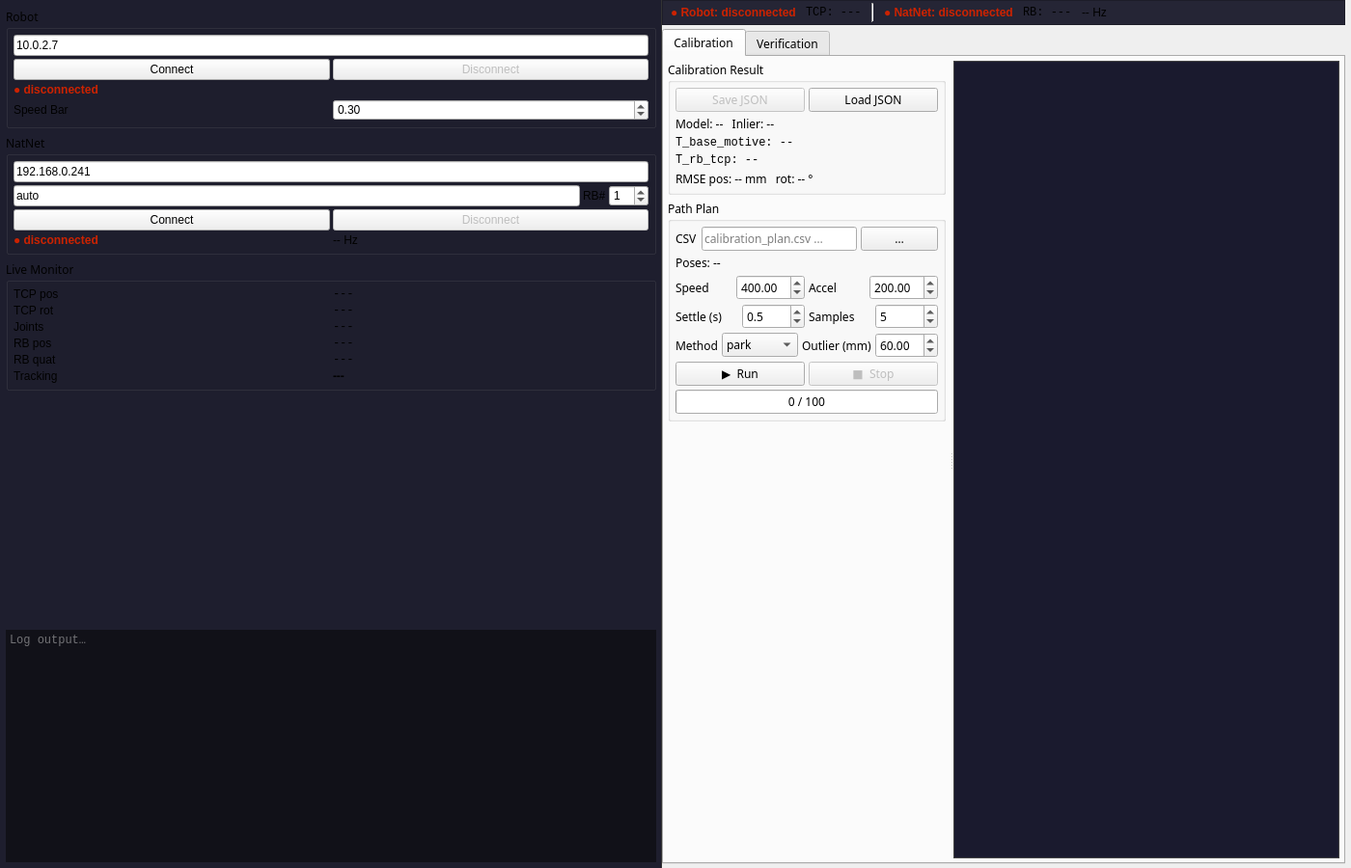
<?xml version="1.0" encoding="UTF-8"?>
<ui version="4.0">
 <author>IAE</author>
 <class>MainWindow</class>
 <widget class="QMainWindow" name="MainWindow">

  <property name="geometry">
   <rect><x>0</x><y>0</y><width>1400</width><height>900</height></rect>
  </property>
  <property name="font">
   <font><family>NanumSquare</family></font>
  </property>
  <property name="windowTitle">
   <string>Verify Cobot</string>
  </property>

  <widget class="QWidget" name="centralwidget">

   <!-- ══ Root: sidebar | main ══ -->
   <layout class="QHBoxLayout" name="layout_root">
    <property name="spacing"><number>0</number></property>
    <property name="leftMargin"><number>0</number></property>
    <property name="topMargin"><number>0</number></property>
    <property name="rightMargin"><number>0</number></property>
    <property name="bottomMargin"><number>0</number></property>

    <!-- ══════════════════════════════════════════
         PERMANENT SIDEBAR  (Robot + NatNet + Monitor)
         ══════════════════════════════════════════ -->
    <item>
     <widget class="QWidget" name="panel_sidebar">
      <property name="minimumWidth"><number>250</number></property>
      <property name="maximumWidth"><number>290</number></property>
      <property name="styleSheet">
       <string>QWidget#panel_sidebar { background: #1e1e2e; border-right: 1px solid #333; }</string>
      </property>

      <layout class="QVBoxLayout" name="vl_sidebar">
       <property name="spacing"><number>6</number></property>
       <property name="leftMargin"><number>6</number></property>
       <property name="topMargin"><number>8</number></property>
       <property name="rightMargin"><number>6</number></property>
       <property name="bottomMargin"><number>6</number></property>

       <!-- Robot Connection -->
       <item>
        <widget class="QGroupBox" name="grp_robot">
         <property name="title"><string>Robot</string></property>
         <layout class="QVBoxLayout" name="vl_robot">
          <property name="spacing"><number>3</number></property>
          <property name="leftMargin"><number>5</number></property>
          <property name="topMargin"><number>5</number></property>
          <property name="rightMargin"><number>5</number></property>
          <property name="bottomMargin"><number>5</number></property>

          <item>
           <widget class="QLineEdit" name="edit_robot_ip">
            <property name="text"><string>10.0.2.7</string></property>
            <property name="placeholderText"><string>Robot IP</string></property>
           </widget>
          </item>

          <item>
           <layout class="QHBoxLayout">
            <item>
             <widget class="QPushButton" name="btn_robot_connect">
              <property name="text"><string>Connect</string></property>
             </widget>
            </item>
            <item>
             <widget class="QPushButton" name="btn_robot_disconnect">
              <property name="text"><string>Disconnect</string></property>
              <property name="enabled"><bool>false</bool></property>
             </widget>
            </item>
           </layout>
          </item>

          <item>
           <widget class="QLabel" name="lbl_robot_status">
            <property name="text"><string>● disconnected</string></property>
            <property name="styleSheet"><string>color: #cc2200; font-weight: bold;</string></property>
           </widget>
          </item>

          <item>
           <layout class="QHBoxLayout">
            <item><widget class="QLabel"><property name="text"><string>Speed Bar</string></property></widget></item>
            <item>
             <widget class="QDoubleSpinBox" name="spin_speed_bar">
              <property name="minimum"><double>0.01</double></property>
              <property name="maximum"><double>1.0</double></property>
              <property name="singleStep"><double>0.05</double></property>
              <property name="decimals"><number>2</number></property>
              <property name="value"><double>0.30</double></property>
             </widget>
            </item>
           </layout>
          </item>

         </layout>
        </widget>
       </item>

       <!-- NatNet Connection -->
       <item>
        <widget class="QGroupBox" name="grp_natnet">
         <property name="title"><string>NatNet</string></property>
         <layout class="QVBoxLayout" name="vl_natnet">
          <property name="spacing"><number>3</number></property>
          <property name="leftMargin"><number>5</number></property>
          <property name="topMargin"><number>5</number></property>
          <property name="rightMargin"><number>5</number></property>
          <property name="bottomMargin"><number>5</number></property>

          <item>
           <widget class="QLineEdit" name="edit_natnet_server">
            <property name="text"><string>192.168.0.241</string></property>
            <property name="placeholderText"><string>Server IP</string></property>
           </widget>
          </item>

          <item>
           <layout class="QHBoxLayout">
            <item>
             <widget class="QLineEdit" name="edit_natnet_client">
              <property name="text"><string>auto</string></property>
              <property name="placeholderText"><string>Client IP</string></property>
             </widget>
            </item>
            <item><widget class="QLabel"><property name="text"><string>RB#</string></property></widget></item>
            <item>
             <widget class="QSpinBox" name="spin_rb_id">
              <property name="minimum"><number>0</number></property>
              <property name="maximum"><number>99</number></property>
              <property name="value"><number>1</number></property>
              <property name="maximumWidth"><number>50</number></property>
             </widget>
            </item>
           </layout>
          </item>

          <item>
           <layout class="QHBoxLayout">
            <item>
             <widget class="QPushButton" name="btn_natnet_connect">
              <property name="text"><string>Connect</string></property>
             </widget>
            </item>
            <item>
             <widget class="QPushButton" name="btn_natnet_disconnect">
              <property name="text"><string>Disconnect</string></property>
              <property name="enabled"><bool>false</bool></property>
             </widget>
            </item>
           </layout>
          </item>

          <item>
           <layout class="QHBoxLayout">
            <item>
             <widget class="QLabel" name="lbl_natnet_status">
              <property name="text"><string>● disconnected</string></property>
              <property name="styleSheet"><string>color: #cc2200; font-weight: bold;</string></property>
             </widget>
            </item>
            <item>
             <widget class="QLabel" name="lbl_natnet_fps">
              <property name="text"><string>-- Hz</string></property>
             </widget>
            </item>
           </layout>
          </item>

         </layout>
        </widget>
       </item>

       <!-- Live Monitor -->
       <item>
        <widget class="QGroupBox" name="grp_monitor">
         <property name="title"><string>Live Monitor</string></property>
         <layout class="QGridLayout" name="grid_monitor">
          <property name="spacing"><number>3</number></property>
          <property name="leftMargin"><number>5</number></property>
          <property name="topMargin"><number>5</number></property>
          <property name="rightMargin"><number>5</number></property>
          <property name="bottomMargin"><number>5</number></property>

          <item row="0" column="0">
           <widget class="QLabel"><property name="text"><string>TCP pos</string></property></widget>
          </item>
          <item row="0" column="1">
           <widget class="QLabel" name="lbl_tcp_pos">
            <property name="text"><string>---</string></property>
            <property name="font"><font><family>Courier New</family><pointsize>9</pointsize></font></property>
           </widget>
          </item>

          <item row="1" column="0">
           <widget class="QLabel"><property name="text"><string>TCP rot</string></property></widget>
          </item>
          <item row="1" column="1">
           <widget class="QLabel" name="lbl_tcp_rot">
            <property name="text"><string>---</string></property>
            <property name="font"><font><family>Courier New</family><pointsize>9</pointsize></font></property>
           </widget>
          </item>

          <item row="2" column="0">
           <widget class="QLabel"><property name="text"><string>Joints</string></property></widget>
          </item>
          <item row="2" column="1">
           <widget class="QLabel" name="lbl_joints">
            <property name="text"><string>---</string></property>
            <property name="font"><font><family>Courier New</family><pointsize>9</pointsize></font></property>
           </widget>
          </item>

          <item row="3" column="0">
           <widget class="QLabel"><property name="text"><string>RB pos</string></property></widget>
          </item>
          <item row="3" column="1">
           <widget class="QLabel" name="lbl_rb_pos">
            <property name="text"><string>---</string></property>
            <property name="font"><font><family>Courier New</family><pointsize>9</pointsize></font></property>
           </widget>
          </item>

          <item row="4" column="0">
           <widget class="QLabel"><property name="text"><string>RB quat</string></property></widget>
          </item>
          <item row="4" column="1">
           <widget class="QLabel" name="lbl_rb_quat">
            <property name="text"><string>---</string></property>
            <property name="font"><font><family>Courier New</family><pointsize>9</pointsize></font></property>
           </widget>
          </item>

          <item row="5" column="0">
           <widget class="QLabel"><property name="text"><string>Tracking</string></property></widget>
          </item>
          <item row="5" column="1">
           <widget class="QLabel" name="lbl_rb_tracking">
            <property name="text"><string>---</string></property>
            <property name="styleSheet"><string>font-weight: bold;</string></property>
           </widget>
          </item>

         </layout>
        </widget>
       </item>

       <!-- Vertical spacer -->
       <item>
        <spacer>
         <property name="orientation"><enum>Qt::Vertical</enum></property>
         <property name="sizeHint" stdset="0"><size><width>20</width><height>40</height></size></property>
        </spacer>
       </item>

       <!-- Log panel -->
       <item>
        <widget class="QPlainTextEdit" name="log_panel">
         <property name="readOnly"><bool>true</bool></property>
         <property name="placeholderText"><string>Log output…</string></property>
         <property name="font"><font><family>Courier New</family><pointsize>9</pointsize></font></property>
         <property name="styleSheet">
          <string>QPlainTextEdit { background: #111118; color: #d4d4d4; border: none; }</string>
         </property>
        </widget>
       </item>

      </layout>
     </widget>
    </item>

    <!-- ══════════════════════════════════════════
         MAIN AREA  (status strip + tabs)
         ══════════════════════════════════════════ -->
    <item>
     <layout class="QVBoxLayout" name="vl_main">
      <property name="spacing"><number>4</number></property>
      <property name="leftMargin"><number>0</number></property>
      <property name="topMargin"><number>0</number></property>
      <property name="rightMargin"><number>6</number></property>
      <property name="bottomMargin"><number>4</number></property>

      <!-- ── Global status strip ── -->
      <item>
       <widget class="QFrame" name="frame_status_bar">
        <property name="frameShape"><enum>QFrame::StyledPanel</enum></property>
        <property name="maximumHeight"><number>28</number></property>
        <property name="styleSheet">
         <string>QFrame#frame_status_bar { background: #252535; border-bottom: 1px solid #444; }</string>
        </property>
        <layout class="QHBoxLayout" name="hl_status_bar">
         <property name="spacing"><number>10</number></property>
         <property name="leftMargin"><number>8</number></property>
         <property name="topMargin"><number>2</number></property>
         <property name="rightMargin"><number>8</number></property>
         <property name="bottomMargin"><number>2</number></property>

         <item>
          <widget class="QLabel" name="lbl_hdr_robot_status">
           <property name="text"><string>● Robot: disconnected</string></property>
           <property name="styleSheet"><string>color: #cc2200; font-weight: bold;</string></property>
          </widget>
         </item>
         <item>
          <widget class="QLabel" name="lbl_hdr_tcp">
           <property name="text"><string>TCP: ---</string></property>
           <property name="font"><font><family>Courier New</family><pointsize>9</pointsize></font></property>
          </widget>
         </item>

         <item>
          <widget class="QFrame">
           <property name="frameShape"><enum>QFrame::VLine</enum></property>
           <property name="frameShadow"><enum>QFrame::Sunken</enum></property>
          </widget>
         </item>

         <item>
          <widget class="QLabel" name="lbl_hdr_natnet_status">
           <property name="text"><string>● NatNet: disconnected</string></property>
           <property name="styleSheet"><string>color: #cc2200; font-weight: bold;</string></property>
          </widget>
         </item>
         <item>
          <widget class="QLabel" name="lbl_hdr_rb_pos">
           <property name="text"><string>RB: ---</string></property>
           <property name="font"><font><family>Courier New</family><pointsize>9</pointsize></font></property>
          </widget>
         </item>
         <item>
          <widget class="QLabel" name="lbl_hdr_natnet_fps">
           <property name="text"><string>-- Hz</string></property>
          </widget>
         </item>

         <item>
          <spacer>
           <property name="orientation"><enum>Qt::Horizontal</enum></property>
           <property name="sizeHint" stdset="0"><size><width>40</width><height>20</height></size></property>
          </spacer>
         </item>
        </layout>
       </widget>
      </item>

      <!-- ── Tab widget ── -->
      <item>
       <widget class="QTabWidget" name="tab_widget">
        <property name="currentIndex"><number>0</number></property>

        <!-- ─────────────────────────────────────────
             TAB 1 · Calibration
             ─────────────────────────────────────────
             순서: Result(Save/Load) → Path Plan(Run)
             ───────────────────────────────────────── -->
        <widget class="QWidget" name="tab_calibration">
         <attribute name="title"><string>Calibration</string></attribute>
         <layout class="QVBoxLayout" name="vl_calib_tab">
          <property name="spacing"><number>0</number></property>
          <property name="leftMargin"><number>4</number></property>
          <property name="topMargin"><number>4</number></property>
          <property name="rightMargin"><number>4</number></property>
          <property name="bottomMargin"><number>4</number></property>

          <item>
           <widget class="QSplitter" name="splitter_calib">
            <property name="orientation"><enum>Qt::Horizontal</enum></property>

            <!-- Left control panel -->
            <widget class="QWidget" name="panel_calib_left">
             <property name="minimumWidth"><number>300</number></property>
             <property name="maximumWidth"><number>380</number></property>
             <layout class="QVBoxLayout" name="vl_calib_left">
              <property name="spacing"><number>5</number></property>
              <property name="leftMargin"><number>0</number></property>
              <property name="topMargin"><number>0</number></property>
              <property name="rightMargin"><number>4</number></property>
              <property name="bottomMargin"><number>0</number></property>

              <!-- ① Calibration Result (Save / Load JSON 먼저) -->
              <item>
               <widget class="QGroupBox" name="grp_calib_result">
                <property name="title"><string>Calibration Result</string></property>
                <layout class="QVBoxLayout" name="vl_calib_result">
                 <property name="spacing"><number>4</number></property>
                 <property name="leftMargin"><number>5</number></property>
                 <property name="topMargin"><number>5</number></property>
                 <property name="rightMargin"><number>5</number></property>
                 <property name="bottomMargin"><number>5</number></property>

                 <item>
                  <layout class="QHBoxLayout">
                   <item>
                    <widget class="QPushButton" name="btn_save_calib">
                     <property name="text"><string>Save JSON</string></property>
                     <property name="enabled"><bool>false</bool></property>
                    </widget>
                   </item>
                   <item>
                    <widget class="QPushButton" name="btn_load_calib">
                     <property name="text"><string>Load JSON</string></property>
                    </widget>
                   </item>
                  </layout>
                 </item>

                 <item>
                  <widget class="QLabel" name="lbl_calib_model">
                   <property name="text"><string>Model: --   Inlier: --</string></property>
                  </widget>
                 </item>

                 <item>
                  <widget class="QLabel" name="lbl_calib_t_base_motive">
                   <property name="text"><string>T_base_motive: --</string></property>
                   <property name="font"><font><family>Courier New</family><pointsize>9</pointsize></font></property>
                   <property name="wordWrap"><bool>true</bool></property>
                  </widget>
                 </item>

                 <item>
                  <widget class="QLabel" name="lbl_calib_t_rb_tcp">
                   <property name="text"><string>T_rb_tcp: --</string></property>
                   <property name="font"><font><family>Courier New</family><pointsize>9</pointsize></font></property>
                   <property name="wordWrap"><bool>true</bool></property>
                  </widget>
                 </item>

                 <item>
                  <widget class="QLabel" name="lbl_calib_rmse">
                   <property name="text"><string>RMSE pos: -- mm   rot: -- °</string></property>
                  </widget>
                 </item>

                </layout>
               </widget>
              </item>

              <!-- ② Path Plan + Run -->
              <item>
               <widget class="QGroupBox" name="grp_path_plan">
                <property name="title"><string>Path Plan</string></property>
                <layout class="QVBoxLayout" name="vl_path_plan">
                 <property name="spacing"><number>4</number></property>
                 <property name="leftMargin"><number>5</number></property>
                 <property name="topMargin"><number>5</number></property>
                 <property name="rightMargin"><number>5</number></property>
                 <property name="bottomMargin"><number>5</number></property>

                 <item>
                  <layout class="QHBoxLayout">
                   <item><widget class="QLabel"><property name="text"><string>CSV</string></property></widget></item>
                   <item>
                    <widget class="QLineEdit" name="edit_calib_csv">
                     <property name="readOnly"><bool>true</bool></property>
                     <property name="placeholderText"><string>calibration_plan.csv …</string></property>
                    </widget>
                   </item>
                   <item>
                    <widget class="QPushButton" name="btn_browse_calib_csv">
                     <property name="text"><string>…</string></property>
                     <property name="maximumWidth"><number>32</number></property>
                    </widget>
                   </item>
                  </layout>
                 </item>

                 <item>
                  <widget class="QLabel" name="lbl_pose_count">
                   <property name="text"><string>Poses: --</string></property>
                  </widget>
                 </item>

                 <item>
                  <layout class="QHBoxLayout">
                   <item><widget class="QLabel"><property name="text"><string>Speed</string></property></widget></item>
                   <item>
                    <widget class="QDoubleSpinBox" name="spin_calib_speed">
                     <property name="maximum"><double>2000.0</double></property>
                     <property name="singleStep"><double>50.0</double></property>
                     <property name="value"><double>400.0</double></property>
                    </widget>
                   </item>
                   <item><widget class="QLabel"><property name="text"><string>Accel</string></property></widget></item>
                   <item>
                    <widget class="QDoubleSpinBox" name="spin_calib_accel">
                     <property name="maximum"><double>4000.0</double></property>
                     <property name="singleStep"><double>50.0</double></property>
                     <property name="value"><double>200.0</double></property>
                    </widget>
                   </item>
                  </layout>
                 </item>

                 <item>
                  <layout class="QHBoxLayout">
                   <item><widget class="QLabel"><property name="text"><string>Settle (s)</string></property></widget></item>
                   <item>
                    <widget class="QDoubleSpinBox" name="spin_settle_time">
                     <property name="minimum"><double>0.1</double></property>
                     <property name="maximum"><double>10.0</double></property>
                     <property name="singleStep"><double>0.1</double></property>
                     <property name="decimals"><number>1</number></property>
                     <property name="value"><double>0.5</double></property>
                    </widget>
                   </item>
                   <item><widget class="QLabel"><property name="text"><string>Samples</string></property></widget></item>
                   <item>
                    <widget class="QSpinBox" name="spin_sample_count">
                     <property name="minimum"><number>1</number></property>
                     <property name="maximum"><number>30</number></property>
                     <property name="value"><number>5</number></property>
                    </widget>
                   </item>
                  </layout>
                 </item>

                 <item>
                  <layout class="QHBoxLayout">
                   <item><widget class="QLabel"><property name="text"><string>Method</string></property></widget></item>
                   <item>
                    <widget class="QComboBox" name="cbx_handeye_method">
                     <item><property name="text"><string>park</string></property></item>
                     <item><property name="text"><string>tsai</string></property></item>
                     <item><property name="text"><string>horaud</string></property></item>
                     <item><property name="text"><string>andreff</string></property></item>
                     <item><property name="text"><string>daniilidis</string></property></item>
                    </widget>
                   </item>
                   <item><widget class="QLabel"><property name="text"><string>Outlier (mm)</string></property></widget></item>
                   <item>
                    <widget class="QDoubleSpinBox" name="spin_outlier_mm">
                     <property name="minimum"><double>0.0</double></property>
                     <property name="maximum"><double>500.0</double></property>
                     <property name="singleStep"><double>5.0</double></property>
                     <property name="value"><double>60.0</double></property>
                    </widget>
                   </item>
                  </layout>
                 </item>

                 <item>
                  <layout class="QHBoxLayout">
                   <item>
                    <widget class="QPushButton" name="btn_run_calib">
                     <property name="text"><string>▶  Run</string></property>
                    </widget>
                   </item>
                   <item>
                    <widget class="QPushButton" name="btn_stop_calib">
                     <property name="text"><string>■  Stop</string></property>
                     <property name="enabled"><bool>false</bool></property>
                    </widget>
                   </item>
                  </layout>
                 </item>

                 <item>
                  <widget class="QProgressBar" name="progress_calib">
                   <property name="value"><number>0</number></property>
                   <property name="textVisible"><bool>true</bool></property>
                   <property name="format"><string>%v / %m</string></property>
                  </widget>
                 </item>

                </layout>
               </widget>
              </item>

              <item>
               <spacer name="spacer_calib_left_v">
                <property name="orientation"><enum>Qt::Vertical</enum></property>
                <property name="sizeHint" stdset="0"><size><width>20</width><height>10</height></size></property>
               </spacer>
              </item>

             </layout>
            </widget>
            <!-- End left panel -->

            <!-- Right: 3D trajectory plot -->
            <widget class="QWidget" name="widget_calib_plot">
             <property name="sizePolicy">
              <sizepolicy hsizetype="Expanding" vsizetype="Expanding">
               <horstretch>1</horstretch>
               <verstretch>1</verstretch>
              </sizepolicy>
             </property>
             <property name="minimumSize">
              <size><width>400</width><height>300</height></size>
             </property>
             <property name="styleSheet">
              <string>QWidget#widget_calib_plot { background: #1a1a2e; border: 1px solid #444; }</string>
             </property>
             <layout class="QVBoxLayout" name="vl_calib_plot_holder">
              <property name="spacing"><number>0</number></property>
              <property name="leftMargin"><number>0</number></property>
              <property name="topMargin"><number>0</number></property>
              <property name="rightMargin"><number>0</number></property>
              <property name="bottomMargin"><number>0</number></property>
             </layout>
            </widget>

           </widget>
          </item>
         </layout>
        </widget>
        <!-- END TAB 1 -->

        <!-- ─────────────────────────────────────────
             TAB 2 · Verification
             ───────────────────────────────────────── -->
        <widget class="QWidget" name="tab_verification">
         <attribute name="title"><string>Verification</string></attribute>
         <layout class="QVBoxLayout" name="vl_verify_tab">
          <property name="spacing"><number>6</number></property>
          <property name="leftMargin"><number>4</number></property>
          <property name="topMargin"><number>4</number></property>
          <property name="rightMargin"><number>4</number></property>
          <property name="bottomMargin"><number>4</number></property>

          <item>
           <layout class="QHBoxLayout" name="hl_verify_top">
            <property name="spacing"><number>8</number></property>

            <item>
             <widget class="QGroupBox" name="grp_verify_calib">
              <property name="title"><string>Calibration</string></property>
              <property name="maximumWidth"><number>380</number></property>
              <layout class="QVBoxLayout" name="vl_verify_calib">
               <property name="spacing"><number>4</number></property>
               <item>
                <widget class="QLabel" name="lbl_verify_calib_file">
                 <property name="text"><string>Not loaded</string></property>
                 <property name="styleSheet"><string>color: #888888;</string></property>
                 <property name="wordWrap"><bool>true</bool></property>
                </widget>
               </item>
               <item>
                <widget class="QLabel" name="lbl_verify_t_base_motive">
                 <property name="text"><string>T_base_motive: --</string></property>
                 <property name="font"><font><family>Courier New</family><pointsize>9</pointsize></font></property>
                 <property name="wordWrap"><bool>true</bool></property>
                </widget>
               </item>
               <item>
                <widget class="QPushButton" name="btn_verify_load_calib">
                 <property name="text"><string>Load JSON</string></property>
                </widget>
               </item>
               <item>
                <spacer>
                 <property name="orientation"><enum>Qt::Vertical</enum></property>
                 <property name="sizeHint" stdset="0"><size><width>20</width><height>10</height></size></property>
                </spacer>
               </item>
              </layout>
             </widget>
            </item>

            <item>
             <widget class="QGroupBox" name="grp_verify_path">
              <property name="title"><string>Verification Path</string></property>
              <layout class="QVBoxLayout" name="vl_verify_path">
               <property name="spacing"><number>5</number></property>
               <item>
                <layout class="QHBoxLayout">
                 <item><widget class="QLabel"><property name="text"><string>CSV</string></property></widget></item>
                 <item>
                  <widget class="QLineEdit" name="edit_verify_csv">
                   <property name="readOnly"><bool>true</bool></property>
                   <property name="placeholderText"><string>verification_plan.csv …</string></property>
                  </widget>
                 </item>
                 <item>
                  <widget class="QPushButton" name="btn_browse_verify_csv">
                   <property name="text"><string>…</string></property>
                   <property name="maximumWidth"><number>32</number></property>
                  </widget>
                 </item>
                </layout>
               </item>
               <item>
                <layout class="QHBoxLayout">
                 <item>
                  <widget class="QPushButton" name="btn_run_verify">
                   <property name="text"><string>▶  Run Verification</string></property>
                  </widget>
                 </item>
                 <item>
                  <widget class="QPushButton" name="btn_stop_verify">
                   <property name="text"><string>■  Stop</string></property>
                   <property name="enabled"><bool>false</bool></property>
                  </widget>
                 </item>
                </layout>
               </item>
               <item>
                <widget class="QProgressBar" name="progress_verify">
                 <property name="value"><number>0</number></property>
                 <property name="format"><string>%v / %m</string></property>
                </widget>
               </item>
               <item>
                <spacer>
                 <property name="orientation"><enum>Qt::Vertical</enum></property>
                 <property name="sizeHint" stdset="0"><size><width>20</width><height>10</height></size></property>
                </spacer>
               </item>
              </layout>
             </widget>
            </item>

           </layout>
          </item>

          <item>
           <widget class="QSplitter" name="splitter_verify">
            <property name="orientation"><enum>Qt::Vertical</enum></property>

            <widget class="QWidget" name="widget_verify_plot">
             <property name="sizePolicy">
              <sizepolicy hsizetype="Expanding" vsizetype="Expanding">
               <horstretch>0</horstretch>
               <verstretch>3</verstretch>
              </sizepolicy>
             </property>
             <property name="minimumHeight"><number>200</number></property>
             <property name="styleSheet">
              <string>QWidget#widget_verify_plot { background: #1a1a2e; border: 1px solid #444; }</string>
             </property>
             <layout class="QVBoxLayout" name="vl_verify_plot_holder">
              <property name="spacing"><number>0</number></property>
              <property name="leftMargin"><number>0</number></property>
              <property name="topMargin"><number>0</number></property>
              <property name="rightMargin"><number>0</number></property>
              <property name="bottomMargin"><number>0</number></property>
             </layout>
            </widget>

            <widget class="QWidget" name="panel_verify_bottom">
             <property name="sizePolicy">
              <sizepolicy hsizetype="Expanding" vsizetype="Preferred">
               <horstretch>0</horstretch>
               <verstretch>2</verstretch>
              </sizepolicy>
             </property>
             <layout class="QVBoxLayout" name="vl_verify_bottom">
              <property name="spacing"><number>4</number></property>
              <property name="leftMargin"><number>0</number></property>
              <property name="topMargin"><number>4</number></property>
              <property name="rightMargin"><number>0</number></property>
              <property name="bottomMargin"><number>0</number></property>
              <item>
               <layout class="QHBoxLayout">
                <item>
                 <widget class="QLabel" name="lbl_verify_rmse">
                  <property name="text"><string>RMSE: -- mm</string></property>
                  <property name="styleSheet"><string>font-weight: bold;</string></property>
                 </widget>
                </item>
                <item>
                 <widget class="QLabel" name="lbl_verify_max">
                  <property name="text"><string>Max: -- mm</string></property>
                 </widget>
                </item>
                <item>
                 <widget class="QLabel" name="lbl_verify_mean">
                  <property name="text"><string>Mean: -- mm</string></property>
                 </widget>
                </item>
                <item>
                 <spacer>
                  <property name="orientation"><enum>Qt::Horizontal</enum></property>
                  <property name="sizeHint" stdset="0"><size><width>40</width><height>20</height></size></property>
                 </spacer>
                </item>
                <item>
                 <widget class="QPushButton" name="btn_save_verify_csv">
                  <property name="text"><string>Save CSV</string></property>
                  <property name="enabled"><bool>false</bool></property>
                 </widget>
                </item>
               </layout>
              </item>
              <item>
               <widget class="QTableWidget" name="table_verify">
                <property name="columnCount"><number>6</number></property>
                <property name="rowCount"><number>0</number></property>
                <property name="selectionBehavior"><enum>QAbstractItemView::SelectRows</enum></property>
                <property name="editTriggers"><set>QAbstractItemView::NoEditTriggers</set></property>
                <property name="alternatingRowColors"><bool>true</bool></property>
                <property name="sortingEnabled"><bool>false</bool></property>
                <attribute name="horizontalHeaderStretchLastSection"><bool>true</bool></attribute>
                <column><property name="text"><string>#</string></property></column>
                <column><property name="text"><string>Pose</string></property></column>
                <column><property name="text"><string>Pos err (mm)</string></property></column>
                <column><property name="text"><string>Rot err (°)</string></property></column>
                <column><property name="text"><string>TCP pos</string></property></column>
                <column><property name="text"><string>Pred pos</string></property></column>
               </widget>
              </item>
             </layout>
            </widget>

           </widget>
          </item>

         </layout>
        </widget>
        <!-- END TAB 2 -->

       </widget>
       <!-- END tab_widget -->
      </item>

     </layout>
    </item>
    <!-- END main area -->

   </layout>
  </widget>

 </widget>

</ui>
